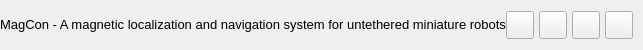
           <widget class="QFrame" name="contentTopBg">
            <property name="minimumSize">
             <size>
              <width>0</width>
              <height>50</height>
             </size>
            </property>
            <property name="maximumSize">
             <size>
              <width>16777215</width>
              <height>50</height>
             </size>
            </property>
            <property name="frameShape">
             <enum>QFrame::Shape::NoFrame</enum>
            </property>
            <property name="frameShadow">
             <enum>QFrame::Shadow::Raised</enum>
            </property>
            <layout class="QHBoxLayout" name="horizontalLayout">
             <property name="spacing">
              <number>0</number>
             </property>
             <property name="leftMargin">
              <number>0</number>
             </property>
             <property name="topMargin">
              <number>0</number>
             </property>
             <property name="rightMargin">
              <number>10</number>
             </property>
             <property name="bottomMargin">
              <number>0</number>
             </property>
             <item>
              <widget class="QFrame" name="leftBox">
               <property name="sizePolicy">
                <sizepolicy hsizetype="Expanding" vsizetype="Preferred">
                 <horstretch>0</horstretch>
                 <verstretch>0</verstretch>
                </sizepolicy>
               </property>
               <property name="frameShape">
                <enum>QFrame::Shape::NoFrame</enum>
               </property>
               <property name="frameShadow">
                <enum>QFrame::Shadow::Raised</enum>
               </property>
               <layout class="QHBoxLayout" name="horizontalLayout_3">
                <property name="spacing">
                 <number>0</number>
                </property>
                <property name="leftMargin">
                 <number>0</number>
                </property>
                <property name="topMargin">
                 <number>0</number>
                </property>
                <property name="rightMargin">
                 <number>0</number>
                </property>
                <property name="bottomMargin">
                 <number>0</number>
                </property>
                <item>
                 <widget class="QLabel" name="titleRightInfo">
                  <property name="sizePolicy">
                   <sizepolicy hsizetype="Preferred" vsizetype="Expanding">
                    <horstretch>0</horstretch>
                    <verstretch>0</verstretch>
                   </sizepolicy>
                  </property>
                  <property name="maximumSize">
                   <size>
                    <width>16777215</width>
                    <height>45</height>
                   </size>
                  </property>
                  <property name="font">
                   <font>
                    <family>Segoe UI</family>
                    <pointsize>10</pointsize>
                    <italic>false</italic>
                    <bold>false</bold>
                   </font>
                  </property>
                  <property name="text">
                   <string>MagCon - A magnetic localization and navigation system for untethered miniature robots</string>
                  </property>
                  <property name="alignment">
                   <set>Qt::AlignmentFlag::AlignLeading|Qt::AlignmentFlag::AlignLeft|Qt::AlignmentFlag::AlignVCenter</set>
                  </property>
                 </widget>
                </item>
               </layout>
              </widget>
             </item>
             <item alignment="Qt::AlignmentFlag::AlignRight">
              <widget class="QFrame" name="rightButtons">
               <property name="minimumSize">
                <size>
                 <width>0</width>
                 <height>28</height>
                </size>
               </property>
               <property name="frameShape">
                <enum>QFrame::Shape::NoFrame</enum>
               </property>
               <property name="frameShadow">
                <enum>QFrame::Shadow::Raised</enum>
               </property>
               <layout class="QHBoxLayout" name="horizontalLayout_2">
                <property name="spacing">
                 <number>5</number>
                </property>
                <property name="leftMargin">
                 <number>0</number>
                </property>
                <property name="topMargin">
                 <number>0</number>
                </property>
                <property name="rightMargin">
                 <number>0</number>
                </property>
                <property name="bottomMargin">
                 <number>0</number>
                </property>
                <item>
                 <widget class="QPushButton" name="settingsTopBtn">
                  <property name="minimumSize">
                   <size>
                    <width>28</width>
                    <height>28</height>
                   </size>
                  </property>
                  <property name="maximumSize">
                   <size>
                    <width>28</width>
                    <height>28</height>
                   </size>
                  </property>
                  <property name="cursor">
                   <cursorShape>PointingHandCursor</cursorShape>
                  </property>
                  <property name="toolTip">
                   <string>Settings</string>
                  </property>
                  <property name="text">
                   <string/>
                  </property>
                  <property name="icon">
                   <iconset resource="resources.qrc">
                    <normaloff>:/icons/images/icons/icon_settings.png</normaloff>:/icons/images/icons/icon_settings.png</iconset>
                  </property>
                  <property name="iconSize">
                   <size>
                    <width>20</width>
                    <height>20</height>
                   </size>
                  </property>
                 </widget>
                </item>
                <item>
                 <widget class="QPushButton" name="minimizeAppBtn">
                  <property name="minimumSize">
                   <size>
                    <width>28</width>
                    <height>28</height>
                   </size>
                  </property>
                  <property name="maximumSize">
                   <size>
                    <width>28</width>
                    <height>28</height>
                   </size>
                  </property>
                  <property name="cursor">
                   <cursorShape>PointingHandCursor</cursorShape>
                  </property>
                  <property name="toolTip">
                   <string>Minimize</string>
                  </property>
                  <property name="text">
                   <string/>
                  </property>
                  <property name="icon">
                   <iconset resource="resources.qrc">
                    <normaloff>:/icons/images/icons/icon_minimize.png</normaloff>:/icons/images/icons/icon_minimize.png</iconset>
                  </property>
                  <property name="iconSize">
                   <size>
                    <width>20</width>
                    <height>20</height>
                   </size>
                  </property>
                 </widget>
                </item>
                <item>
                 <widget class="QPushButton" name="maximizeRestoreAppBtn">
                  <property name="minimumSize">
                   <size>
                    <width>28</width>
                    <height>28</height>
                   </size>
                  </property>
                  <property name="maximumSize">
                   <size>
                    <width>28</width>
                    <height>28</height>
                   </size>
                  </property>
                  <property name="font">
                   <font>
                    <family>Segoe UI</family>
                    <pointsize>10</pointsize>
                    <italic>false</italic>
                    <bold>false</bold>
                    <stylestrategy>PreferDefault</stylestrategy>
                   </font>
                  </property>
                  <property name="cursor">
                   <cursorShape>PointingHandCursor</cursorShape>
                  </property>
                  <property name="toolTip">
                   <string>Maximize</string>
                  </property>
                  <property name="text">
                   <string/>
                  </property>
                  <property name="icon">
                   <iconset resource="resources.qrc">
                    <normaloff>:/icons/images/icons/icon_maximize.png</normaloff>:/icons/images/icons/icon_maximize.png</iconset>
                  </property>
                  <property name="iconSize">
                   <size>
                    <width>20</width>
                    <height>20</height>
                   </size>
                  </property>
                 </widget>
                </item>
                <item>
                 <widget class="QPushButton" name="closeAppBtn">
                  <property name="minimumSize">
                   <size>
                    <width>28</width>
                    <height>28</height>
                   </size>
                  </property>
                  <property name="maximumSize">
                   <size>
                    <width>28</width>
                    <height>28</height>
                   </size>
                  </property>
                  <property name="cursor">
                   <cursorShape>PointingHandCursor</cursorShape>
                  </property>
                  <property name="toolTip">
                   <string>Close</string>
                  </property>
                  <property name="text">
                   <string/>
                  </property>
                  <property name="icon">
                   <iconset resource="resources.qrc">
                    <normaloff>:/icons/images/icons/icon_close.png</normaloff>:/icons/images/icons/icon_close.png</iconset>
                  </property>
                  <property name="iconSize">
                   <size>
                    <width>20</width>
                    <height>20</height>
                   </size>
                  </property>
                 </widget>
                </item>
               </layout>
              </widget>
             </item>
            </layout>
           </widget>
